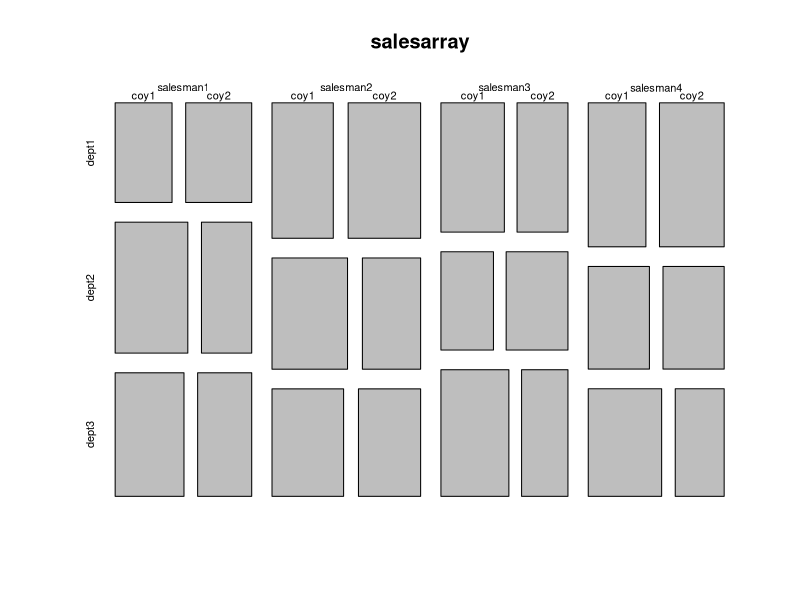

Here is the R script that generated this plot:
# Arrays
# 2 coys ; Each coy has 3 depts : Each dept has 4 salesman
company = c('coy1', 'coy2')
department = c('dept1','dept2', 'dept3')
salesman = c('salesman1', 'salesman2', 'salesman3', 'salesman4')
set.seed(1234)
sales  = ceiling(runif(2*3*4,50,100))
floor(3.5); ceiling(3.5)
mean(sales)
cat(sales)
sales; length(sales)
?array
array(data = NA, dim = length(data), dimnames = NULL)
salesarray = array(dim= c(4,3,2) , data=sales,
        dimnames = list(salesman,department,company))
salesarray
mosaicplot(salesarray)
colnames(salesarray)
rownames(salesarray)

dimnames(salesarray)
dimnames(salesarray)[[3]]
length(salesarray)
nrow(salesarray)
ncol(salesarray)
dim(salesarray)
class(salesarray)

salesarray[3,2,1]
salesarray
salesarray[1,1,1] # salesman1, dept1, coy1, 
salesarray[1,,] # salesman1 of all dept & copy
salesarray[,,1] # coy1

apply(salesarray, c(1), sum)  # salesman wise
apply(salesarray, c(2), sum)  # deptwise
apply(salesarray, c(3), sum) # coywise
apply(salesarray, c(2,3), sum) # all salesman - dept & coywise
apply(salesarray, c(1,2,3), length) # coywise = numbers

